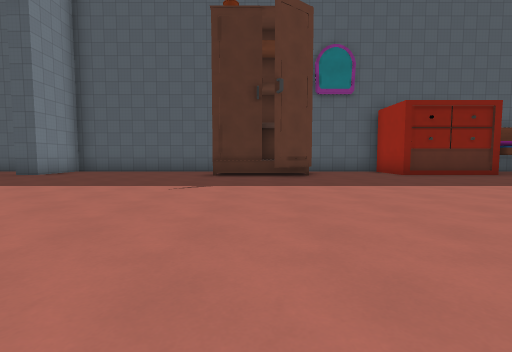
View 1 (above)

15 first-person views from a walk through a level from a Godot 3-D game. The camera is 1.2 m above the floor, tilts 4° down and sees 85° across. The floor is counted in squares, 2.25 m on a side. Each view is taken from the middle of a square. On the plan, view 1 faces up. The plan holds only what a view shows up to about 9 squares ahead; the rest is blank. The place goes on beyond the plan. Surface patterns are stand-ins for the level's own textures.

View 2
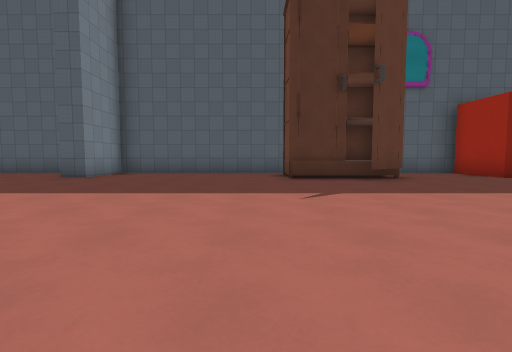

View 3
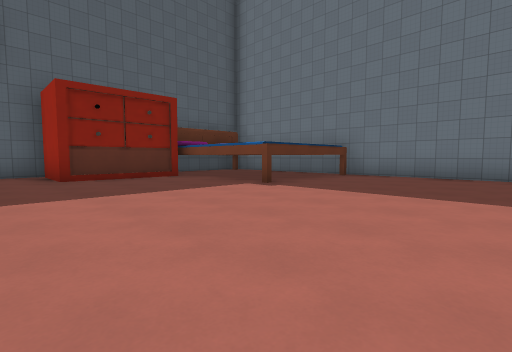

View 4
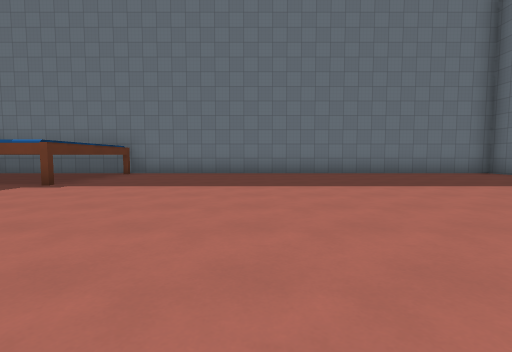

View 5
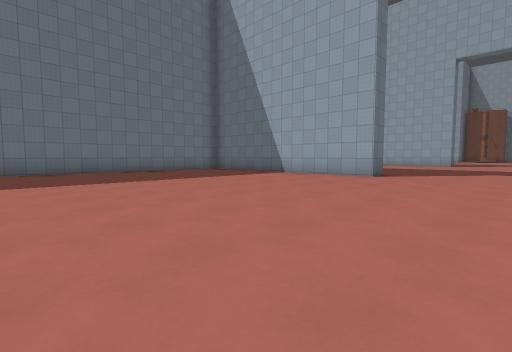

View 6
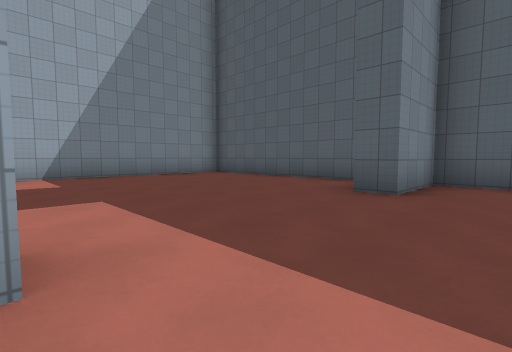

View 7
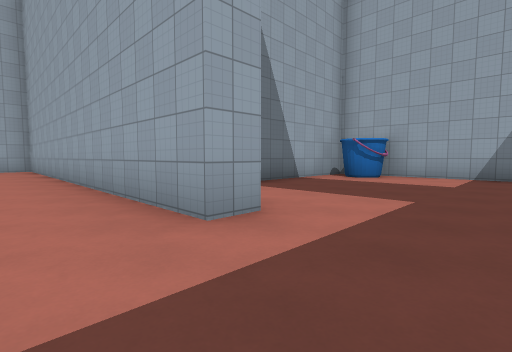

View 8
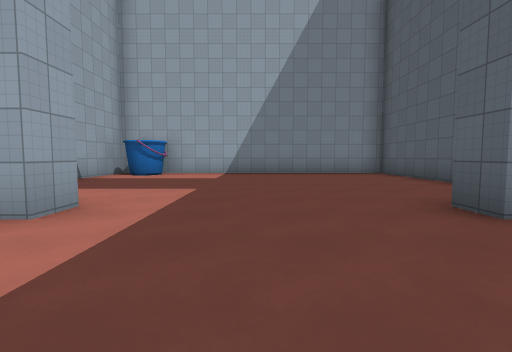

View 9
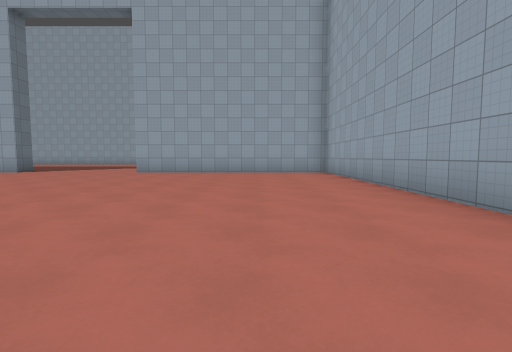

View 10
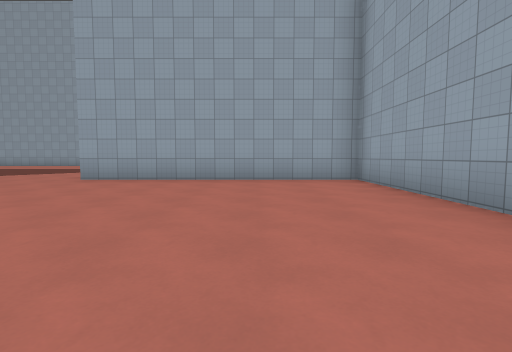

View 11
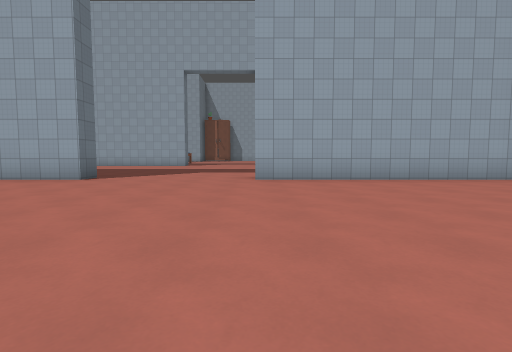

View 12
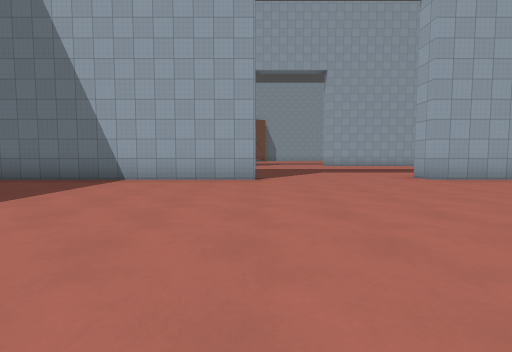

View 13
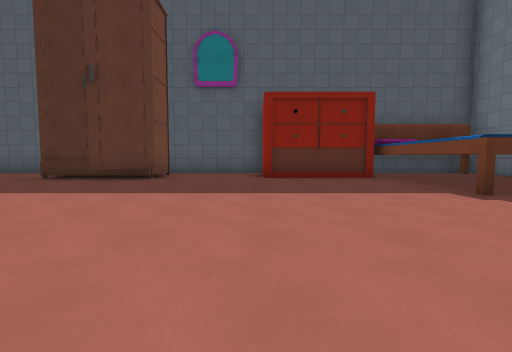

View 14
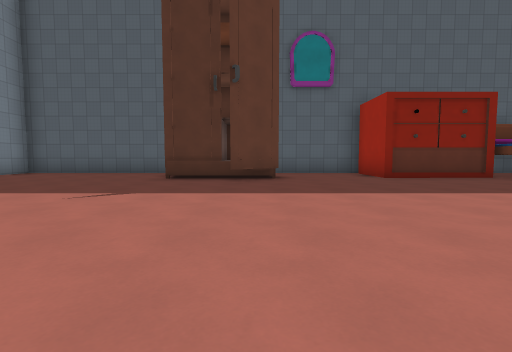

View 15
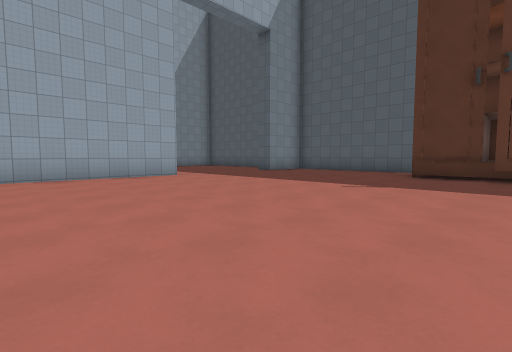

### Floor plan
Points are (right, up) in squares from view 1. A wall is a line through its corners. A room is listed if a view was taken in it or the views show most of it. See-through windows are left out.
Room 1 (views 1, 2, 3, 4, 5, 6, 7, 8, 9, 10, 11, 12, 13, 14, 15)
walls: (-1.1, 7.7) (-1.2, 9.1); (1.4, 7.7) (-1.1, 7.7); (-7, 4.1) (-6.3, 4.1) (-6.3, -6.4) (0, -6.4); (1.4, 9.2) (1.4, 7.7) (0.4, 6.9); (-1, 10) (-6.3, 10) (-6.3, 8) (-7.1, 8); (4.5, 10) (1.1, 10); (6.9, 8.1) (4.2, 8) (4.2, 9.8); (5.5, -6.4) (10.9, -6.4) (10.9, 10); (10.6, 4.8) (7.1, 4.8) (7.1, 8.5); (-7.9, 10) (-13, 10) (-13, 3); (-13, 1.7) (-9.4, 1.7)
ways out: opening at (3, -6.2); gap at (-1, 9); gap at (1, 9)

Positions as (right, up) in squares from view 1, and headings:
1: (0, 0), facing up
2: (-2, 1), facing up
3: (3, 1), facing up-right
4: (2, 1), facing right
5: (1, 1), facing down-right
6: (-5, 4), facing up-left
7: (-5, 6), facing down-left
8: (-4, 6), facing left
9: (-4, 3), facing down
10: (-4, 0), facing down
11: (0, 0), facing down
12: (4, 0), facing down
13: (4, 1), facing up
14: (1, 1), facing up
15: (1, 0), facing up-left
